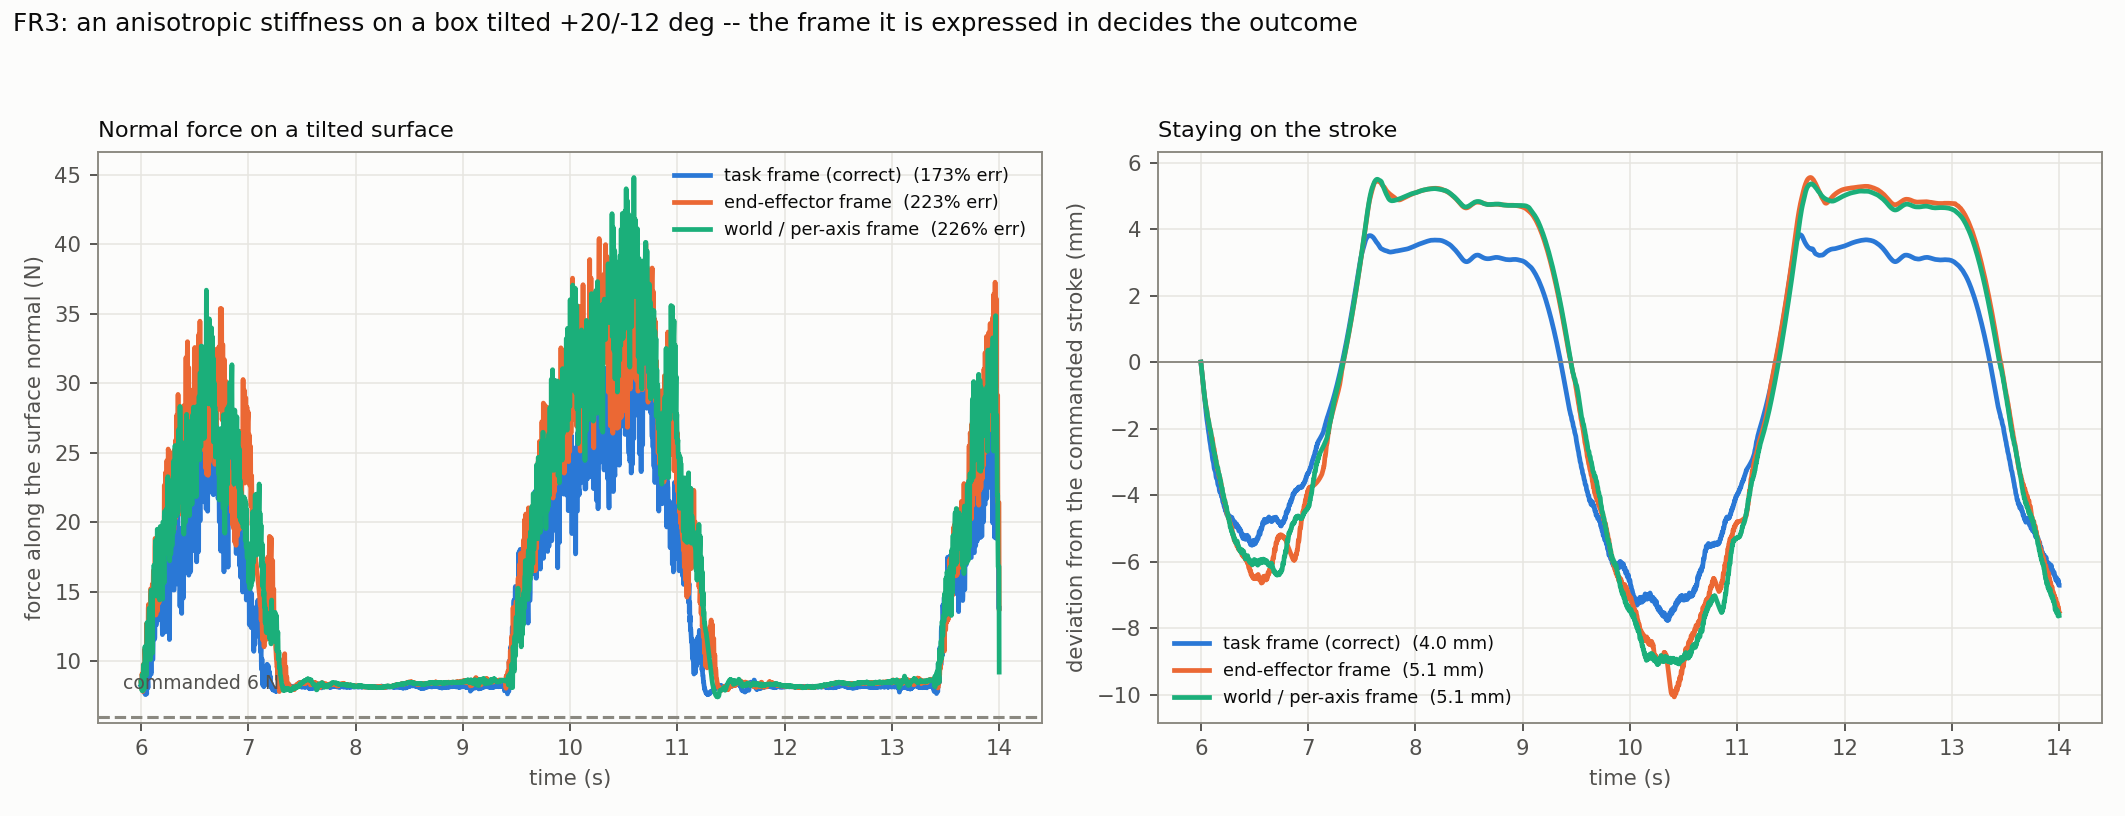

Here is the Python script that generated this plot:
"""FR3 validation of the T1 frame result: a wipe on a TILTED box, with the
anisotropic stiffness carried by the inner loop, comparing GIC against the naive
world-frame Cartesian law.

cascade/study_anisotropy.py established on the lean simulator that the frame is
the factor a wiping task cannot absorb.  cascade/gic_frame-style measurements
established on this arm that GIC preserves an anisotropic stiffness at any tilt
while the naive law does not (200 N/m held at every tilt, against 1550 N/m at
60 degrees).  This closes the loop: does that controller difference actually
decide whether the wipe succeeds on the real arm?

The box is tilted, the command presses along the true surface normal and strokes
along the tangent, and the inner impedance is given a soft-normal / stiff-tangent
stiffness IN THE TASK FRAME.  GIC applies it there.  The naive law applies the
same numbers in world coordinates, which is what a label that never states its
frame amounts to.

Usage:  python3 fr3_tilted_wipe.py [--tilt-x 20 --tilt-y -12] [--out FIG.png]
"""
from __future__ import annotations

import argparse
import warnings

import gymnasium as gym
import numpy as np
import sapien

warnings.filterwarnings("ignore")

import mani_skill.envs  # noqa: F401
from mani_skill.utils import sapien_utils

import haptic_teleop_fr3_bilateral as B
from haptic_teleop_fr3_demo import (  # noqa: F401  (import registers the env)
    HapticTeleopDemoEnv, R_to_quat_wxyz, build_pinocchio,
)

SLOT = ["#2a78d6", "#eb6834", "#1baf7a"]
INK, INK2, INK3, SURFACE = "#0b0b0b", "#52514e", "#8a8880", "#fcfcfb"


def rot_xy(tx: float, ty: float) -> np.ndarray:
    cx, sx, cy, sy = np.cos(tx), np.sin(tx), np.cos(ty), np.sin(ty)
    Rx = np.array([[1, 0, 0], [0, cx, -sx], [0, sx, cx]])
    Ry = np.array([[cy, 0, sy], [0, 1, 0], [-sy, 0, cy]])
    return Ry @ Rx


def compose(magnitude: float, ratio: float, frame: np.ndarray) -> np.ndarray:
    """K = magnitude * R diag(w) R^T with det(diag(w)) = 1; soft axis last."""
    w = np.array([ratio, ratio, 1.0], dtype=float)
    w = w / np.prod(w) ** (1.0 / 3.0)
    return magnitude * (frame @ np.diag(w) @ frame.T)


def align_z_to(R0: np.ndarray, target: np.ndarray) -> np.ndarray:
    """Smallest rotation of R0 that points its third column along `target`.

    The tool has to face the surface.  Holding the end effector at its rest
    orientation over a tilted plane leaves only a finger corner in contact -- a
    point contact that bounces, and the bouncing swamps whatever the stiffness
    is doing.  Aligning the approach axis with the surface normal is also what
    the desired orientation in GIC's error term is FOR.
    """
    a = R0[:, 2] / np.linalg.norm(R0[:, 2])
    b = np.asarray(target, float); b = b / np.linalg.norm(b)
    v = np.cross(a, b); c = float(a @ b)
    if np.linalg.norm(v) < 1e-9:
        return R0.copy() if c > 0 else -R0.copy()
    vx = np.array([[0, -v[2], v[1]], [v[2], 0, -v[0]], [-v[1], v[0], 0]])
    Rrot = np.eye(3) + vx + vx @ vx * (1.0 / (1.0 + c))
    return Rrot @ R0


def sqrtm_spd(K: np.ndarray) -> np.ndarray:
    w, V = np.linalg.eigh(0.5 * (K + K.T))
    return V @ np.diag(np.sqrt(np.maximum(w, 0.0))) @ V.T


def run(args, law: str, K_world: np.ndarray, R_task: np.ndarray,
        step_zero_report: bool = False) -> dict:
    """One wipe.

    `K_world` is the EFFECTIVE stiffness wanted in world coordinates.  GIC does
    not take that directly: its law is f = -R^T R_d K_p R_d^T (p - p_d), so the
    matrix it is handed lives in the DESIRED END-EFFECTOR frame and the world
    stiffness it realises is R_d K_p R_d^T.  Passing a world matrix straight in
    would rotate it a second time.  K_p is therefore pre-rotated by R_d here --
    which is the same bookkeeping a real label needs and the same bookkeeping
    nobody writes down.
    """
    tx, ty = np.deg2rad(args.tilt_x), np.deg2rad(args.tilt_y)
    q_box = R_to_quat_wxyz(rot_xy(tx, ty))
    old_scene = HapticTeleopDemoEnv._load_scene

    def tilted_scene(self, options):
        old_scene(self, options)
        self.box.set_pose(sapien.Pose(p=self.BOX_POSITION, q=q_box))

    HapticTeleopDemoEnv._load_scene = tilted_scene
    try:
        env = gym.make("HapticTeleopDemo-v1", num_envs=1, sim_backend="cpu")
        env.reset(seed=0)
    finally:
        HapticTeleopDemoEnv._load_scene = old_scene

    u = env.unwrapped
    scene, dt = u.scene, 1.0 / u.sim_freq
    master, slave = u.agent.agents
    gains = B.BilateralGains()

    names = set(slave.arm_joint_names)
    joints = [j for j in slave.robot.active_joints if j.name in names]
    idx = np.array([i for i, j in enumerate(slave.robot.active_joints) if j.name in names])
    for j in joints:
        j.set_drive_properties(0.0, 0.0, force_limit=1000.0)
    pmodel, link_order = build_pinocchio(slave.urdf_path, slave.robot)
    ee_idx = link_order.index(slave.ee_link_name)
    link = sapien_utils.get_obj_by_name(slave.robot.get_links(), slave.ee_link_name)
    qlim = slave.robot.get_qlimits()[0].cpu().numpy()[idx]
    q_mid = (qlim[:, 0] + qlim[:, 1]) / 2.0
    nq = len(slave.robot.active_joints)

    # A closed gripper presents one solid tip instead of two thin fingers.
    q = slave.robot.get_qpos()[0].cpu().numpy().copy()
    q[-2:] = 0.0
    slave.robot.set_qpos(q[None, :])
    for _ in range(20):
        scene.step()

    R_ee0, p0 = B.get_pose(link)
    # R_task[:, 2] is the box's OUTWARD normal, which points up.  The tool has to
    # press the other way.  cascade/core.py's convention calls the penetration
    # direction "normal", and taking the box's outward normal for it is a sign
    # error that produces a flawless run with zero contact force -- the tool
    # presses away from the surface for the whole episode.
    n_out = R_task[:, 2]
    n_hat = -n_out                    # penetration direction
    t_hat = R_task[:, 0]

    # Measure the approach gap instead of guessing it.  A press chosen by hand
    # is wrong the moment the tilt changes: too little and the tool never
    # touches, too much and it drives the reference tens of millimetres into the
    # box and slams it at 200 N, where the anisotropy under study is irrelevant.
    box_c = u.box.pose.p.cpu().numpy().reshape(3)
    top_c = box_c + u.BOX_HALF_SIZE[2] * n_out
    gap = float(n_out @ (p0 - top_c))
    press = (gap - args.finger_offset) if args.press is None else args.press
    if step_zero_report:
        print(f"      gap to the tilted surface {1000*gap:.1f} mm, finger offset "
              f"{1000*args.finger_offset:.1f} mm -> press {1000*press:.1f} mm")
    law_fn = {"geometric": B.geometric_impedance_torque,
              "cartesian": B.cartesian_impedance_torque}[law]

    # The label goes in the OUTER coupling, matching cascade/study_anisotropy.py.
    # An earlier version put it in the inner impedance and left the outer
    # coupling isotropic at 200 N/m, which could not drag the tool through 6 N of
    # static friction inside a +-20 mm stroke: the tool stuck, and all three
    # frames then produced the same 23 mm path error for a reason that had
    # nothing to do with the frame.  The inner loop stays stiff and isotropic,
    # which is its job.
    K_inner = args.inner_stiffness * np.eye(3)
    gains.Ki = K_inner
    gains.Di = 2.0 * 0.8 * np.sqrt(2.0 * args.inner_stiffness) * np.eye(3)

    # Outer admittance in world coordinates, driven by (x_ref, f_d) exactly as
    # cascade/core.py's policy mode does.
    Ma, Br = 3.0 * np.eye(3), 25.0 * np.eye(3)
    x_r, v_r = p0.copy(), np.zeros(3)
    Ko_outer = K_world            # the label under test
    # Bound the approach speed.  The layer study showed the impact peak is set by
    # contact speed and is nearly blind to the inner stiffness, so without this
    # the run is dominated by a 130 N slam that has nothing to do with the
    # anisotropy under test.
    v_limit = args.v_limit
    R_ref = align_z_to(R_ee0, n_hat)

    log = {k: [] for k in ["t", "x", "x_r", "f_e", "f_n", "stroke"]}
    n_steps = int(args.duration / dt)
    for step in range(n_steps):
        t = step * dt
        depth = press * min(1.0, t / args.approach_s)
        stroke = (0.0 if t < args.settle else
                  0.5 * args.stroke_len * np.sin(2 * np.pi * args.stroke_hz * (t - args.settle)))
        x_ref = p0 + depth * n_hat + stroke * t_hat
        f_d = args.f_target * n_hat * min(1.0, t / args.approach_s)

        contact = slave.robot.get_net_contact_forces(u.CONTACT_LINK_NAMES)[0].sum(axis=0)
        f_e = contact.cpu().numpy()
        f_e_ctrl = np.clip(f_e, -gains.f_e_limit, gains.f_e_limit)

        drive = f_d + Ko_outer @ (x_ref - x_r)
        a_r = np.linalg.solve(Ma, drive + f_e_ctrl - Br @ v_r)
        v_r = v_r + a_r * dt
        sp = float(np.linalg.norm(v_r))
        if sp > v_limit:
            v_r = v_r * (v_limit / sp)
        x_r = x_r + v_r * dt

        tau, _ = law_fn(slave, link, pmodel, ee_idx, idx, gains,
                        x_r, v_r, R_ref, q_mid)
        qf = np.zeros(nq); qf[idx] = tau
        slave.robot.set_qf(qf[None, :])
        scene.step()

        _, p_now = B.get_pose(link)
        log["t"].append(t); log["x"].append(p_now.copy()); log["x_r"].append(x_r.copy())
        # the reaction on the robot points along the OUTWARD normal
        log["f_e"].append(f_e.copy()); log["f_n"].append(float(f_e @ n_out))
        log["stroke"].append(stroke)
    env.close()
    out = {k: np.array(v) for k, v in log.items()}
    peak = float(np.abs(out["f_n"]).max())
    out["f_n_filt"] = lowpass(np.abs(out["f_n"]), dt, args.force_hz)
    if peak < 0.5:
        raise RuntimeError(
            f"the tool never reached the surface (peak normal force {peak:.3f} N). "
            f"--press {args.press:.3f} m plus the admittance's f_d/Ko offset did not "
            f"close the gap to the box; raise --press.")
    return out


def lowpass(y: np.ndarray, dt: float, hz: float) -> np.ndarray:
    """Moving average at roughly `hz`, applied before any force metric.

    SAPIEN's per-step net contact force is not what a force sensor reports.  Its
    contact set flickers between solver steps, so the raw 500 Hz signal reads
    zero on 37% of samples and spikes to 150 N on re-establishment, while its
    MEAN is a correct 6.1 N against a commanded 6 N.  Scoring the raw signal
    measures solver chatter: it reported 37% "contact loss" and a 150 N peak for
    a contact that never actually broke.  At 20 Hz -- where a real F/T pipeline
    filters -- the same run shows continuous contact and a 13.8 N peak.
    """
    w = max(1, int(round(1.0 / (hz * dt))))
    pad = np.r_[np.full(w, y[0]), y, np.full(w, y[-1])]
    return np.convolve(pad, np.ones(w) / w, mode="same")[w:-w]


def score(log, args, R_task) -> dict:
    t_hat = R_task[:, 0]
    sel = log["t"] >= args.settle
    dt = float(log["t"][1] - log["t"][0])
    f_n = lowpass(np.abs(log["f_n"]), dt, args.force_hz)[sel]
    x = log["x"][sel]
    got = (x - x[0]) @ t_hat
    want = log["stroke"][sel] - log["stroke"][sel][0]
    return {
        "force_rmse": float(np.sqrt(np.mean((f_n - args.f_target) ** 2))),
        "force_rel": float(np.sqrt(np.mean((f_n - args.f_target) ** 2)) / args.f_target),
        "path_error": float(np.sqrt(np.mean((got - want) ** 2))),
        "contact_loss": float(1.0 - np.mean(f_n > 0.1 * args.f_target)),
        "peak": float(f_n.max()),
    }


def ee_rest_frame() -> np.ndarray:
    """The slave end-effector's orientation at the rest pose.

    A label that says "soft on the third axis" and means the END-EFFECTOR frame
    resolves to this rotation -- a perfectly reasonable reading that no paper
    rules out, and a different matrix from the task-frame reading.
    """
    env = gym.make("HapticTeleopDemo-v1", num_envs=1, sim_backend="cpu")
    env.reset(seed=0)
    u = env.unwrapped
    slave = u.agent.agents[1]
    link = sapien_utils.get_obj_by_name(slave.robot.get_links(), slave.ee_link_name)
    R, _ = B.get_pose(link)
    env.close()
    return R


def main() -> None:
    ap = argparse.ArgumentParser()
    ap.add_argument("--tilt-x", type=float, default=20.0)
    ap.add_argument("--tilt-y", type=float, default=-12.0)
    ap.add_argument("--magnitude", type=float, default=1500.0)
    ap.add_argument("--ratio", type=float, default=10.0)
    ap.add_argument("--f-target", type=float, default=6.0)
    # Left as None the press is computed from the measured gap so the reference
    # lands ON the surface and f_d does the pressing, which is the regime the
    # anisotropy actually governs.
    ap.add_argument("--press", type=float, default=None)
    ap.add_argument("--finger-offset", type=float, default=0.0,
                    help="how far the fingertips sit ahead of the TCP, m")
    ap.add_argument("--force-hz", type=float, default=20.0,
                    help="cut-off for the contact-force filter; see lowpass()")
    ap.add_argument("--inner-stiffness", type=float, default=3000.0,
                    help="isotropic inner Cartesian stiffness, N/m")
    # 40 mm peak-to-peak.  At 80 mm the arm cannot follow the stroke at this
    # pose and the path error (21 mm) says more about reach than about the
    # stiffness; at 40 mm it tracks to 4 mm, which is the friction hysteresis.
    ap.add_argument("--stroke-len", type=float, default=0.04)
    ap.add_argument("--stroke-hz", type=float, default=0.25)
    ap.add_argument("--settle", type=float, default=6.0)
    ap.add_argument("--approach-s", type=float, default=4.0)
    ap.add_argument("--v-limit", type=float, default=0.03)
    ap.add_argument("--duration", type=float, default=14.0)
    ap.add_argument("--out", default="fr3_tilted_wipe.png")
    args = ap.parse_args()

    R_task = rot_xy(np.deg2rad(args.tilt_x), np.deg2rad(args.tilt_y))
    R_ee = ee_rest_frame()
    K_task = compose(args.magnitude, args.ratio, R_task)
    K_ee = compose(args.magnitude, args.ratio, R_ee)
    K_world = compose(args.magnitude, args.ratio, np.eye(3))
    n_hat = R_task[:, 2]

    print(f"box tilted {args.tilt_x:+.0f} deg about x, {args.tilt_y:+.0f} about y")
    print(f"label: magnitude {args.magnitude:.0f} N/m, ratio {args.ratio:.0f}:1, soft axis third")
    print("the same numbers, read in three frames -> effective stiffness ALONG THE SURFACE NORMAL:")
    kt = float(n_hat @ K_task @ n_hat)   # stiffness is a quadratic form: sign of n is irrelevant
    for nm, K in [("task frame (correct)", K_task), ("end-effector frame", K_ee),
                  ("world / per-axis frame", K_world)]:
        k = float(n_hat @ K @ n_hat)
        print(f"  {nm:<26}{k:8.1f} N/m   ({k/kt:5.2f}x the intended)")
    print()

    # The SAME label numbers, read in three different frames.  This is the
    # label-frame question itself: a rule that reports diag(kt, kt, kn) without
    # saying which frame it means leaves the reader to pick one of these.
    R_ee0 = None
    results = {}
    for tag, law, K in [("task frame (correct)", "geometric", K_task),
                        ("end-effector frame", "geometric", K_ee),
                        ("world / per-axis frame", "geometric", K_world)]:
        print(f"  running: {tag} ...")
        lg = run(args, law, K, R_task, step_zero_report=(tag == "task frame (correct)"))
        results[tag] = (lg, score(lg, args, R_task))

    print("\n" + "=" * 92)
    print(f"  {'configuration':<32}{'force RMSE':>13}{'rel':>8}{'path err':>12}{'peak':>9}{'lost':>8}")
    print("  " + "-" * 86)
    for tag, (_, s) in results.items():
        print(f"  {tag:<32}{s['force_rmse']:10.2f} N{100*s['force_rel']:7.0f}%"
              f"{1000*s['path_error']:9.2f} mm{s['peak']:8.1f} N{100*s['contact_loss']:7.0f}%")
    print("  " + "-" * 86)
    plot(results, args, R_task)


def plot(results, args, R_task):
    import matplotlib
    matplotlib.use("Agg")
    import matplotlib.pyplot as plt

    plt.rcParams.update({
        "font.size": 9, "axes.titlesize": 9.5, "axes.labelsize": 9,
        "figure.facecolor": SURFACE, "axes.facecolor": SURFACE,
        "axes.edgecolor": INK3, "axes.linewidth": 0.8,
        "xtick.color": INK2, "ytick.color": INK2, "text.color": INK,
        "axes.labelcolor": INK2, "grid.color": "#e6e5e0", "grid.linewidth": 0.7,
        "legend.frameon": False,
    })
    fig, ax = plt.subplots(1, 2, figsize=(12.5, 4.8))
    t_hat = R_task[:, 0]
    for i, (tag, (lg, s)) in enumerate(results.items()):
        sel = lg["t"] >= args.settle
        ax[0].plot(lg["t"][sel], lg["f_n_filt"][sel], color=SLOT[i], lw=2.0,
                   label=f"{tag}  ({100*s['force_rel']:.0f}% err)")
        x = lg["x"][sel]
        got = (x - x[0]) @ t_hat
        want = lg["stroke"][sel] - lg["stroke"][sel][0]
        ax[1].plot(lg["t"][sel], 1000 * (got - want), color=SLOT[i], lw=2.0,
                   label=f"{tag}  ({1000*s['path_error']:.1f} mm)")
    ax[0].axhline(args.f_target, color=INK3, ls="--", lw=1.3)
    ax[0].annotate(f" commanded {args.f_target:.0f} N", xy=(0.02, 0.06),
                   xycoords="axes fraction", color=INK2, fontsize=8)
    ax[0].set_ylabel("force along the surface normal (N)")
    ax[0].set_title("Normal force on a tilted surface", color=INK, loc="left")
    ax[1].axhline(0.0, color=INK3, lw=0.8)
    ax[1].set_ylabel("deviation from the commanded stroke (mm)")
    ax[1].set_title("Staying on the stroke", color=INK, loc="left")
    for a in ax:
        a.set_xlabel("time (s)"); a.grid(True, alpha=0.9); a.set_axisbelow(True)
        a.legend(fontsize=7.5, loc="best")
    fig.suptitle(f"FR3: an anisotropic stiffness on a box tilted {args.tilt_x:+.0f}/{args.tilt_y:+.0f} deg -- the frame it is expressed in decides the outcome",
                 color=INK, fontsize=10.5, x=0.006, ha="left", y=0.985)
    fig.tight_layout(rect=(0, 0, 1, 0.94))
    fig.savefig(args.out, dpi=170)
    print(f"\n  wrote {args.out}")


if __name__ == "__main__":
    main()
